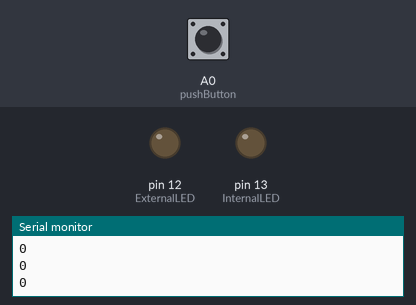
The sketch below on a simulated Arduino Uno, built with avr-gcc and run on an emulated ATmega328P. On the bench: output pins drawn as LEDs (lit = HIGH), the last lines printed to the serial monitor. Dashed ring = blinking. Inputs (shaded band) come from the test bench; at power-on: A0 (pushButton) LOW.

Above: at 1.2 s.
1.3 s: A0 (pushButton) pulled HIGH for 0.15 s
At 1.7 s:
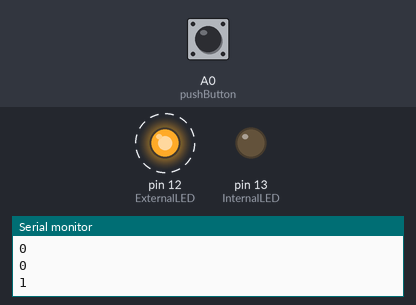
At 2.2 s:
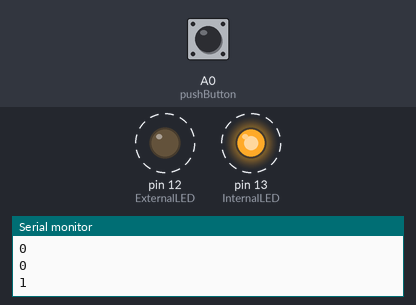
Timing chart, 0 to 10.3 s (numbered marks = the images above; inputs shaded):
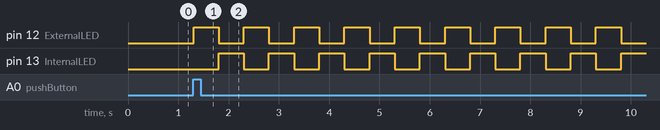

Measured:
- after the input at 1.3 s, pin 12 (ExternalLED): alternates HIGH for 0.50 s and LOW for 0.50 s, starting at once; pin 13 (InternalLED): alternates HIGH for 0.50 s and LOW for 0.50 s, starting after 0.50 s

The sketch:

LEDComplexity.ino
```cpp
/*
LEDComplexity.ino
Demonstrate a series of functionality with buttons and switches
*/
  const int InternalLED=13;
  const int ExternalLED=12;
  int Bpush=0;

  // A0 has the pushbutton attached to it. Give it a name:
  int pushButton=A0;

  // the setup routine runs once when you press reset:
  void setup() {
   // initialize serial communication at 9600 bits per second:
  Serial.begin(9600);
   // make the pushbutton's pin an input:
  pinMode(pushButton, INPUT);
  pinMode(ExternalLED, OUTPUT);
  pinMode(InternalLED, OUTPUT);
  }

  // the loop routine runs over and over again forever:
  void loop() {
   // read the input pin:
  int buttonState = digitalRead(pushButton);
   // print out the state of the button:
   Serial.println(buttonState);
   delay(1);        // delay in between reads for stability

   if(buttonState==1)
   {
    for(int i=0; i<=10; i++)
    {
      digitalWrite(ExternalLED, HIGH);
      digitalWrite(InternalLED, LOW);
      delay(500);
      digitalWrite(ExternalLED, LOW);
      digitalWrite(InternalLED, HIGH);
      delay(500);
    }
   }
   else
   {
    digitalWrite(ExternalLED, LOW);
    digitalWrite(InternalLED, LOW);
    Bpush++;
   }
  }
```
